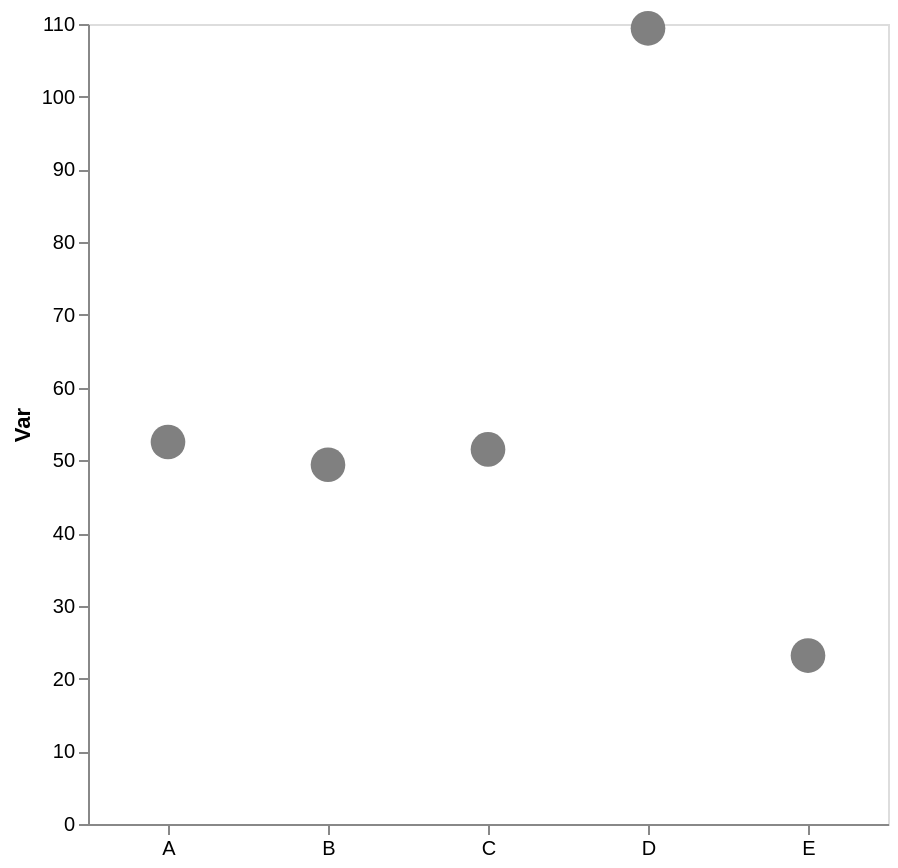

Write the Vega-Lite specification saved for this chart.
### Vega-Lite specification from a JSON file in a GitHub repository (floating-point values rounded to 4 significant figures)
{"config": {"view": {"continuousWidth": 300, "continuousHeight": 300}, "axis": {"grid": false}, "bar": {"color": "gray"}}, "data": {"name": "data-b8718304d8f2358f06e6d52d9fcbd2f2"}, "mark": {"type": "point", "color": "gray", "filled": true, "size": 300}, "encoding": {"x": {"axis": {"labelAngle": 0, "title": null}, "field": "cat", "type": "nominal"}, "y": {"aggregate": "mean", "axis": {"title": "Var"}, "field": "var1", "type": "quantitative"}}, "height": 400, "width": 400, "$schema": "https://vega.github.io/schema/vega-lite/v5.17.0.json", "datasets": {"data-b8718304d8f2358f06e6d52d9fcbd2f2": [{"cat": "C", "var1": 41.37, "var2": 51.1}, {"cat": "A", "var1": 52.52, "var2": 53.42}, {"cat": "B", "var1": 63.8, "var2": 54.9}, {"cat": "D", "var1": 120.0, "var2": 47.4}, {"cat": "E", "var1": 23.25, "var2": 60.22}, {"cat": "E", "var1": 21.02, "var2": 39.75}, {"cat": "E", "var1": 25.19, "var2": 45.39}, {"cat": "E", "var1": 27.15, "var2": 62.51}, {"cat": "D", "var1": 98.78, "var2": 34.27}, {"cat": "B", "var1": 34.98, "var2": 45.35}, {"cat": "E", "var1": 19.17, "var2": 59.63}, {"cat": "C", "var1": 61.65, "var2": 37.42}]}}
